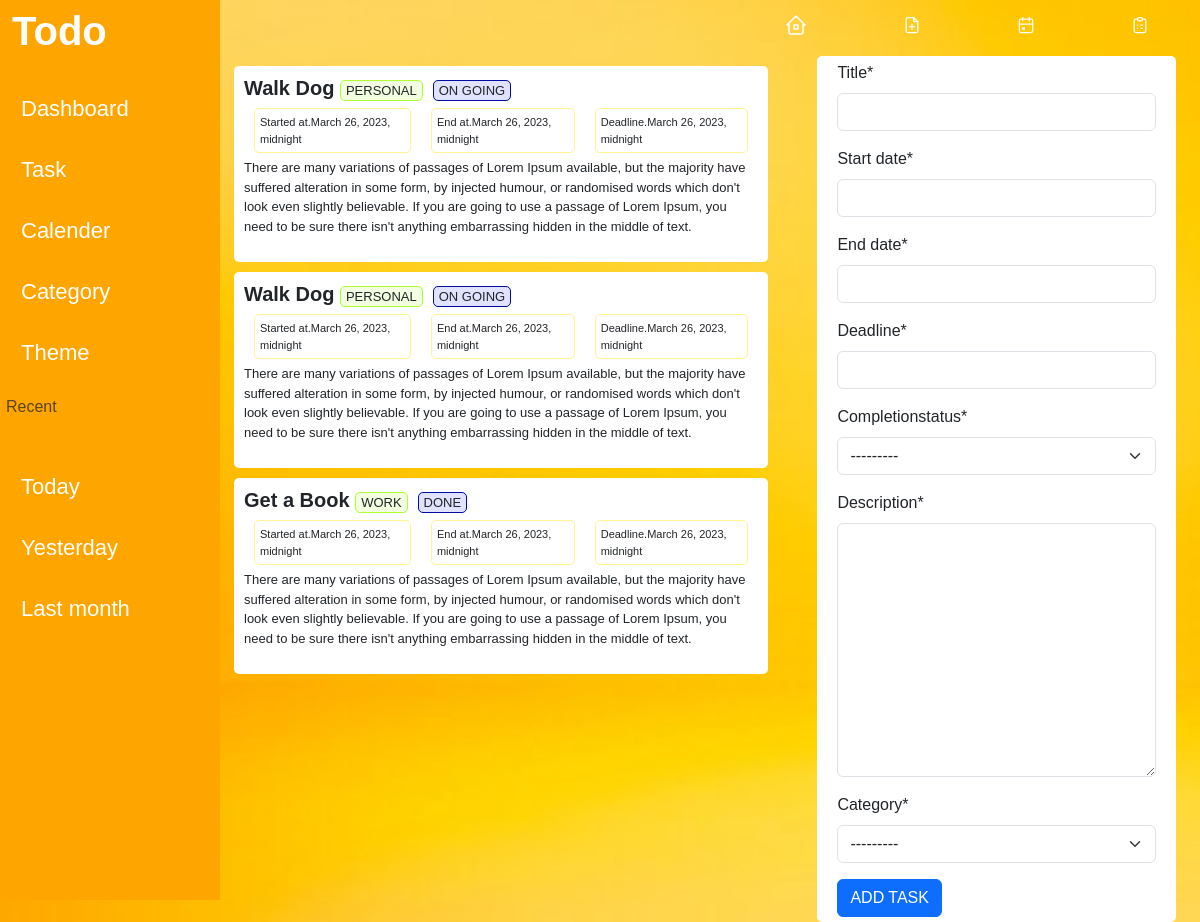
Page /task/ on the committed database.
### page_app/models.py (models this page shows)
class Task(models.Model):
    CHOICES = (
    ("ON GOING", "ON GOING"),
    ("DONE", "DONE")
    )
    title = models.CharField(max_length=50)
    start_date =  models.DateTimeField(auto_now_add=False)
    end_date =  models.DateTimeField(auto_now=False)
    deadline = models.DateTimeField(auto_now=False)
    completionstatus = models.CharField(max_length=255,choices=CHOICES)
    description = models.TextField(max_length=400)
    added_by = models.ForeignKey(User,on_delete=models.CASCADE)
    category = models.ForeignKey(Category,on_delete=models.CASCADE)

class Category(models.Model):
    CHOICES = (
    ("ALL", "ALL"),
    ("WORK", "WORK"),
    ("PERSONAL", "PERSONAL"),
    ("WHISLIST", "WHISLIST"),
    ("BIRTHDAY", "BIRTHDAY"),
    ("HABITS", "HABITS"),
    ("LEARNING", "LEARNING")
    )
    name =  models.CharField(max_length=400, choices = CHOICES, default ='ALL')
    def __str__(self):
            return self.name

### page_app/views.py (the view)
# urls.py: path('task/', views.task,name='task'),
def task(request):
    catID = request.GET.get('categoryID')
    if catID:
        tasks = Task.objects.filter(category=catID)
    else:
        tasks = Task.objects.all()
    if request.method == 'POST':
        task_form = TaskForm(request.POST,request.FILES)
        if task_form.is_valid():
            task= Task()
            task.title = task_form.cleaned_data['title']
            task.start_date = task_form.cleaned_data['start_date']
            task.end_date = task_form.cleaned_data['end_date']
            task.deadline =task_form.cleaned_data['deadline']
            task.completionstatus  = task_form.cleaned_data['completionstatus']
            task.description  = task_form.cleaned_data['description']
            task.category  = task_form.cleaned_data['category']
            task.added_by = request.user
            task.save()
    else:
        task_form = TaskForm()
    data ={
        "task_form":task_form,
        "tasks":tasks
    }
    return render(request,'task.html',data)

### page_app/forms.py
class TaskForm(forms.ModelForm):
      start_date = forms.DateTimeField()
      end_date = forms.DateTimeField()
      deadline = forms.DateTimeField()
      class Meta:
            model = Task
            fields =('title','start_date','end_date','deadline','completionstatus','description','category')

### page_app/templates/task.html (shortened to what this page needs)
{% extends 'base.html' %}
{% load static %}
{% load crispy_forms_tags %}
{% block style %}
<link rel="stylesheet" href="{% static 'css/task.css' %}"/>
{% endblock style %}
{% block content %}
<div class='task'>
<div class='task-container'>
{% for task in tasks %}
<div class="task-card">
<div class="istdiv">
<h5><strong>{{task.title}}</strong> <span>{{task.category}}</span><span class="completion">{{task.completionstatus}}</span></h5>
<div class="date-container">
<p class="date">Started at.{{task.start_date}}</P>
<p class="date">End at.{{task.end_date}}</P>
<p class="date">Deadline.{{task.deadline}}</P>
</div>
<p class="secondp">{{task.description}}</P>
</div>
</div>
{% endfor %}
</div>
<form class="task-form" enctype="multipart/form-data" method="post">
    {{ task_form|crispy }}
    <button class="btn btn-primary" type="submit">ADD TASK</button>
  </form>
</div>
{% endblock content %}

### page_app/static/css/style.css (style rules this page uses)
body { font-family: 'Mukta', sans-serif; }
.img-todo { background-image: url('/static/img/yellow.jpg'); background-size: cover; width: 100%; }

### page_app/static/css/task.css (style rules this page uses)
.task { display: flex; justify-content: space-between; }
.task-form { width: 500px; background-color: white; padding: 5px 20px; border-radius: 5px; }
.task-container { width: 90%; }
.task-card { background-color: white; width: 90%; padding: 10px; border-radius: 5px; margin: 10px; }
.date-container { display: flex; justify-content: flex-start; }
.date-container .date { font-size: 11px; border: 1px solid rgb(255, 244, 145); border-radius: 5px; padding: 5px; margin: 0px 10px; }
h5 span { font-size: 13px; border: 1px solid greenyellow; padding: 2px 5px; border-radius: 5px; background-color: rgb(243, 255, 224); }
h5 .completion { border: 1px solid rgb(0, 11, 168); background-color: rgb(224, 226, 255); margin-left: 10px; }
.secondp { font-size: 13px; padding: 5px 0px 0px 0px; }

### rows in the picture
Task: title "Walk Dog", category "PERSONAL", completionstatus "ON GOING", start_date "March 26, 2023, midnight", end_date "March 26, 2023, midnight", deadline "March 26, 2023, midnight", description "There are many variations of passages of Lorem Ipsum available, but the majority have suffered alteration in some form, by injected humour, or randomised words which don't look even slightly believable. If you are going to use a passage of Lorem Ipsum, you need to be sure there isn't anything embarrassing hidden in the middle of text."
Task: title "Walk Dog", category "PERSONAL", completionstatus "ON GOING", start_date "March 26, 2023, midnight", end_date "March 26, 2023, midnight", deadline "March 26, 2023, midnight", description "There are many variations of passages of Lorem Ipsum available, but the majority have suffered alteration in some form, by injected humour, or randomised words which don't look even slightly believable. If you are going to use a passage of Lorem Ipsum, you need to be sure there isn't anything embarrassing hidden in the middle of text."
Task: title "Get a Book", category "WORK", completionstatus "DONE", start_date "March 26, 2023, midnight", end_date "March 26, 2023, midnight", deadline "March 26, 2023, midnight", description "There are many variations of passages of Lorem Ipsum available, but the majority have suffered alteration in some form, by injected humour, or randomised words which don't look even slightly believable. If you are going to use a passage of Lorem Ipsum, you need to be sure there isn't anything embarrassing hidden in the middle of text."
